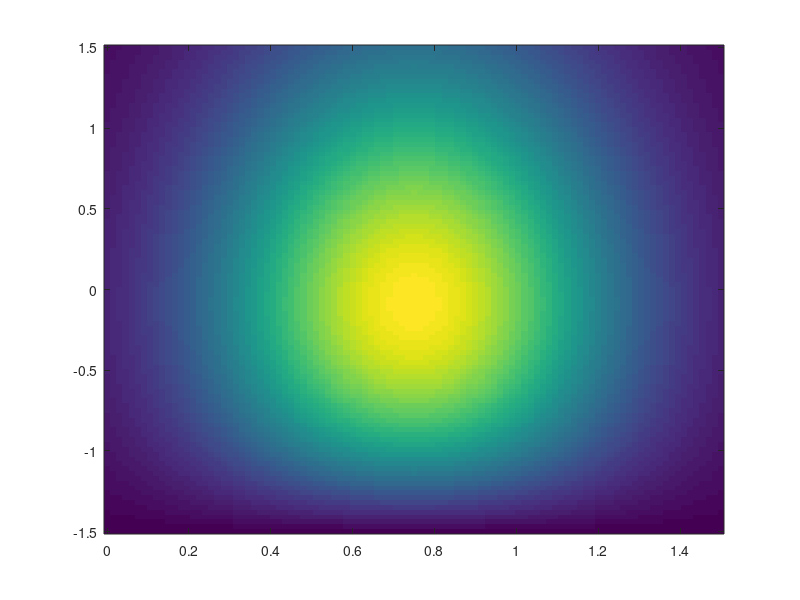

Write MATLAB code to recreate this figure.
function testOutAnalyticFWithMirrorHoles()

% Try out different analytic distribution functions that lack trapped
% particles, to then calculate the stability

vprp = linspace(0,1.5,101);
vprl = linspace(-1.5,1.5,101);

[Vprl,Vprp]=ndgrid(vprl,vprp);

maxwell = Vprp.*exp(-Vprp.^2-Vprl.^2);

imagesc(vprp,vprl,maxwell.')
set(gca,'YDir','normal')